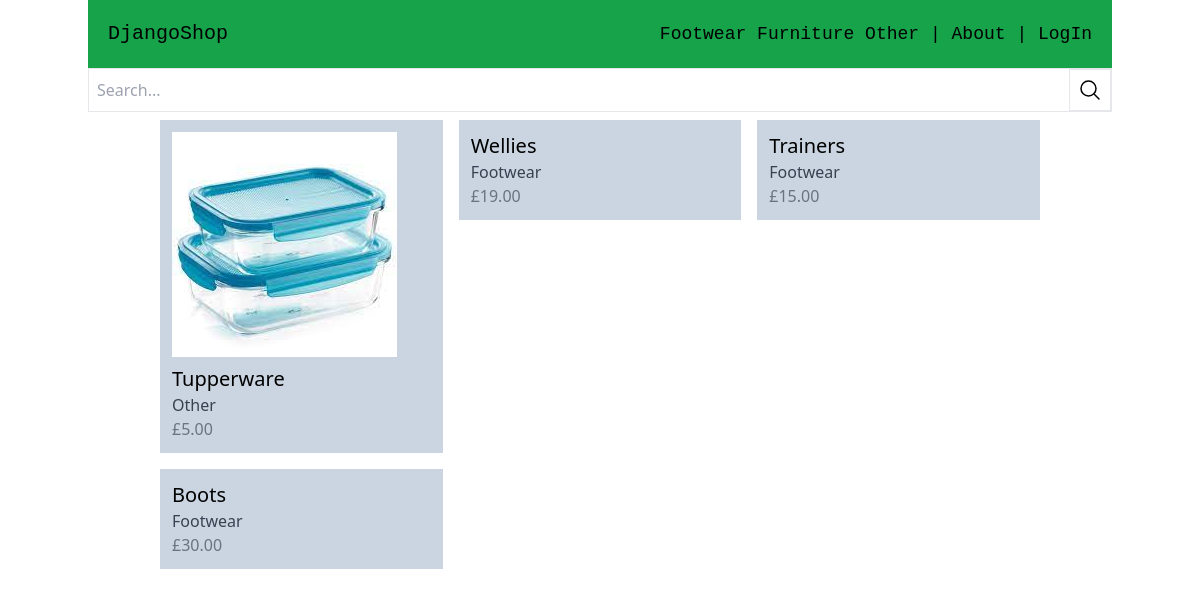
The page / on the database its author committed.
### products/models.py (models this page shows, shortened)
class Category(models.Model):
      title = models.CharField(max_length=100)
      slug = models.SlugField(max_length=50)
      def __str__(self):
            return self.title
      class Meta:
            verbose_name_plural= "Categories"
            ordering = ["title"]

class Item(models.Model):
    DRAFT = 'draft'
    WAITING_APPROVAL = 'waitingapproval'
    ACTIVE = 'active'
    DELETED = 'deleted'
    STATUS_CHOICES = (
          (DRAFT, 'Draft'),
          (WAITING_APPROVAL, 'Waiting Approval'),
          (ACTIVE, 'Active'),
          (DELETED, 'Deleted')
    )
    user = models.ForeignKey(User, related_name='items', on_delete=models.CASCADE)
    category = models.ForeignKey(Category, related_name='items', on_delete=models.CASCADE, default=1)
    title = models.CharField(max_length=100)
    slug = models.SlugField(max_length=100)
    description = models.TextField(blank=True)
    image = models.ImageField(upload_to='uploads/item_images/', blank=True, null=True)
    price= models.DecimalField(decimal_places=2, max_digits=10)
    created_at = models.DateTimeField(auto_now_add=True)
    status= models.CharField(max_length=50, choices=STATUS_CHOICES, default=ACTIVE)
    class Meta:
          ordering = ('-created_at',)

### core/views.py (the view)
# urls.py: path('', views.frontpage, name='frontpage'),
def frontpage(request):
    items = Item.objects.filter(status=Item.ACTIVE)
    return render(request, 'core/frontpage.html', {
        'items': items
    })

### products/context_processors.py (called while the page is built)
def cart(request):
    return {'cart': Cart(request)}

### products/templatetags/menu.py (called while the page is built)
@register.inclusion_tag("core/menu.html")
def menu():
    categories = Category.objects.all()
    return { 'categories': categories }

### core/templates/core/frontpage.html (shortened to what this page needs)
{% extends 'core/base.html' %}
{% block content %}
    <div class="flex flex-wrap">
        {% for item in items %}
            <div class="p-2 w-1/3">
                <a href="{% url 'item_detail' item.category.slug item.slug %}">
                <div class="p-3 bg-slate-300">
                    {% if item.image %}
                        <div class="image mb-2">
                            <img src="{{ item.image.url }}" alt="Image of {{ image.title }}">
                        </div>
                    {% endif %}
                        <h2 class="text-xl">{{ item.title }}</h2>
                        <h4 class="text-base text-gray-700">{{ item.category }}</h4>
                        <h3 class="text-base text-gray-500">£{{ item.price }}</h3>
                    </div>
                </a>
            </div>
            {% endfor %}
    </div>
{% endblock %}

### core/templates/core/menu.html
{% for category in categories %}
<a href="{% url 'category_detail' category.slug %}">{{category.title}}</a>
{% endfor %}
|
<a href="{% url 'about' %}">About</a>

### rows shown on the page
Category: title "Footwear"
Category: title "Furniture"
Category: title "Other"
Item: image (picture), title "Tupperware", category "Other", price "5.00"
Item: title "Wellies", category "Footwear", price "19.00"
Item: title "Trainers", category "Footwear", price "15.00"
Item: title "Boots", category "Footwear", price "30.00"
